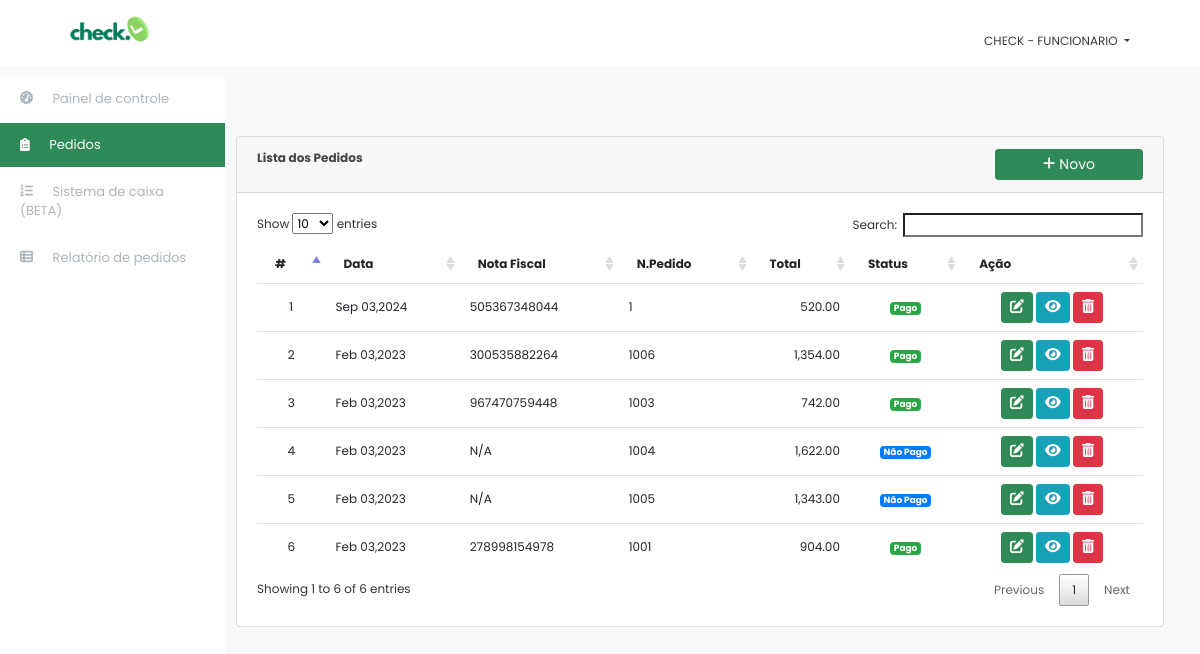
Before: /index.php?page=orders (signed in) with the older database file.
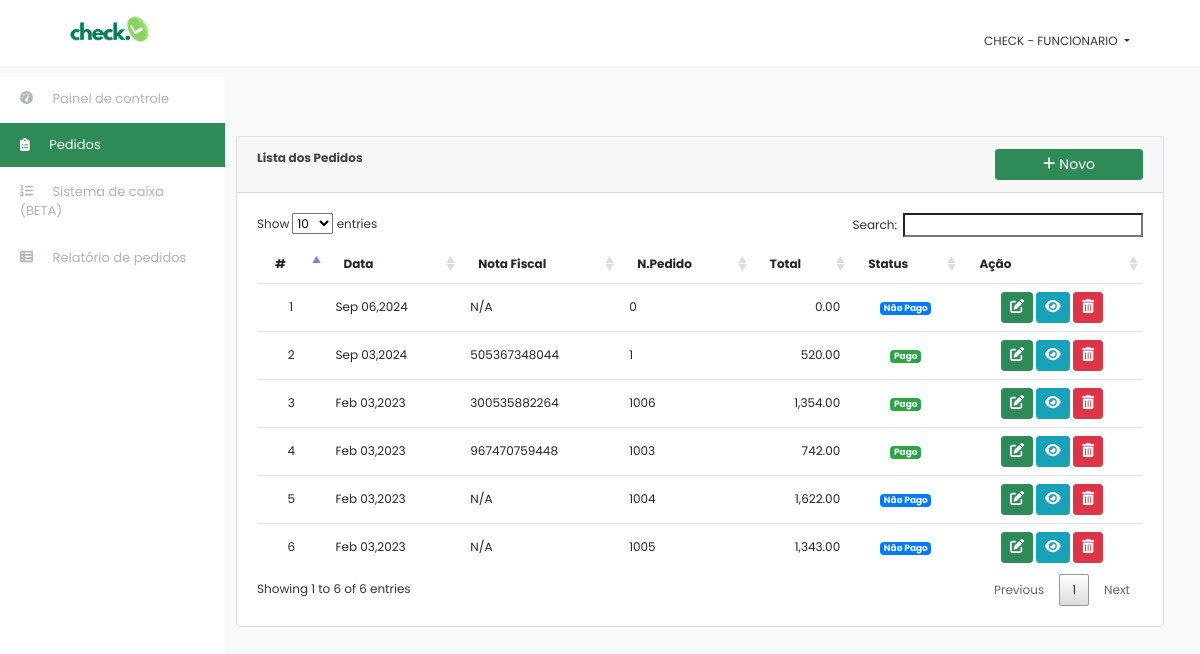
After: the same page with the newer database file.
### tables this page shows
CREATE TABLE `orders` (
  `id` int(11) NOT NULL,
  `ref_no` varchar(50) NOT NULL,
  `total_amount` float NOT NULL,
  `amount_tendered` float NOT NULL,
  `order_number` int(30) NOT NULL,
  `date_created` datetime NOT NULL DEFAULT current_timestamp()
);

### orders.php (the view, shortened to what this page needs)
<?php include('db_connect.php');?>
<div class="container-fluid">
	<div class="col-lg-12">
		<div class="row">
			<div class="col-md-12">
				<div class="card">
					<div class="card-header">
						<b>Lista dos Pedidos </b>
						<span class="float:right"><a class="btn btn-primary btn-sm col-sm-2 float-right" href="billing/index.php" id="new_order">
					<i class="fa fa-plus"></i> Novo
				</a></span>
					</div>
					<div class="card-body">
						<table class="table table-hover">
							<thead>
								<tr>
									<th>#</th>
									<th>Data</th>
									<th>Nota Fiscal</th>
									<th>N.Pedido</th>
									<th>Total</th>
									<th>Status</th>
									<th>Ação</th>
								</tr>
							</thead>
							<tbody>
								<?php
								$i = 1;
								$order = $conn->query("SELECT * FROM orders order by unix_timestamp(date_created) desc ");
								while($row=$order->fetch_assoc()):
								?>
								<tr>
									<td class="text-center"><?php echo $i++ ?></td>
									<td>
										<p> <?php echo date("M d,Y",strtotime($row['date_created'])) ?></p>
									</td>
									<td>
										<p> <?php echo $row['amount_tendered'] > 0 ? $row['ref_no'] : 'N/A' ?></p>
									</td>
									<td>
										<p><?php echo $row['order_number'] ?></p>
									</td>
									<td>
										<p class="text-right"> <?php echo number_format($row['total_amount'],2) ?></p>
									</td>
									<td class="text-center">
										<?php if($row['amount_tendered'] > 0): ?>
											<span class="badge badge-success">Pago</span>
										<?php else: ?>
											<span class="badge badge-primary">Não Pago</span>
										<?php endif; ?>
									</td>
									<td class="text-center">
										<button class="btn btn-sm btn-primary " type="button" onclick="location.href='billing/index.php?id=<?php echo $row['id'] ?>'" data-id="<?php echo $row['id'] ?>" ><i class="fa fa-edit"></i></button>
										<button class="btn btn-sm btn-info view_order" type="button" data-id="<?php echo $row['id'] ?>"><i class="fa fa-eye"></i></button>
										<button class="btn btn-sm btn-danger delete_order" type="button" data-id="<?php echo $row['id'] ?>"><i class="fa fa-trash-alt"></i></button>
									</td>
								</tr>
								<?php endwhile; ?>
							</tbody>
						</table>
					</div>
				</div>
			</div>
		</div>
	</div>
</div>

### index.php (shortened to what this page needs)
<!DOCTYPE html>
<html lang="pt-br">
<head>
<?php
 include('./header.php');
 ?>
</head>
<body>
	<?php include 'topbar.php' ?>
	<?php include 'navbar.php' ?>
  <main id="view-panel" >
      <?php $page = isset($_GET['page']) ? $_GET['page'] :'home'; ?>
  	<?php include $page.'.php' ?>
  </main>
</body>
</html>

### header.php (shortened to what this page needs)
  <link rel="stylesheet" href="assets/font-awesome/css/all.min.css">
<link href="assets/vendor/bootstrap/css/bootstrap.min.css"  rel="stylesheet">
<link href="assets/vendor/icofont/icofont.min.css" rel="stylesheet">
<link href="assets/vendor/boxicons/css/boxicons.min.css" rel="stylesheet">
<link href="assets/vendor/venobox/venobox.css" rel="stylesheet">
<link href="assets/vendor/animate.css/animate.min.css" rel="stylesheet">
<link href="assets/vendor/remixicon/remixicon.css" rel="stylesheet">
<link href="assets/vendor/owl.carousel/assets/owl.carousel.min.css" rel="stylesheet">
<link href="assets/vendor/bootstrap-datepicker/css/bootstrap-datepicker.min.css" rel="stylesheet">
<link href="assets/DataTables/datatables.min.css" rel="stylesheet">
<link href="assets/css/jquery.datetimepicker.min.css" rel="stylesheet">
<link href="assets/css/select2.min.css" rel="stylesheet">
<link href="assets/css/style.css" rel="stylesheet">
<link type="text/css" rel="stylesheet" href="assets/css/jquery-te-1.4.0.css">

### topbar.php (shortened to what this page needs)
<nav class="navbar navbar-light fixed-top bg-white">
  <div class="container-fluid mt-2 mb-2">
  	<div class="col-lg-12">
      <div class="col-md-2 float-left text-dark">
         <img src="assets/uploads/logo.png" width="180px">
      </div>
	  	<div class="float-right mt-3">
        <div class=" dropdown mr-4">
            <a href="#" class="text-dark dropdown-toggle"  id="account_settings" data-toggle="dropdown" aria-haspopup="true" aria-expanded="false"><?php echo $_SESSION['login_name'] ?> </a>
        </div>
      </div>
  </div>
</nav>

### navbar.php (shortened to what this page needs)
<nav id="sidebar" class='mx-lt-5 bg-white' >
		<div class="sidebar-list">
			<a href="index.php?page=home" class="nav-item nav-home"><span class='icon-field'><i class="fa fa-tachometer-alt mr-3"></i></span> Painel de controle</a>
			<a href="index.php?page=orders" class="nav-item nav-orders"><span class='icon-field'><i class="fa fa-clipboard-list mr-3"></i></span> Pedidos</a>
			<a href="billing/index.php" class="nav-item nav-takeorders"><span class='icon-field'><i class="fa fa-list-ol mr-3"></i></span> Sistema de caixa (BETA)</a>
			<a href="index.php?page=sales_report" class="nav-item nav-sales_report"><span class='icon-field'><i class="fa fa-th-list mr-3"></i></span> Relatório de pedidos</a>
		</div>
</nav>

### assets/css/style.css (style rules this page uses)
body { font-family:Poppins, Helvetica, "sans-serif"; color: #444444; width: 100%; height: calc(100%); font-size: 12px; }
a { color: #1977cc; }
nav#sidebar { height: calc(100%); position: fixed; z-index: 99; left: 0; width: 225px; font-size: 13px; top: 5.9em; }
a.nav-item { position: relative; display: block; padding: .75rem 1.25rem; margin-bottom: 3px; background-color: #ffffffc4; color: #adb5bd; font-weight: 400; }
.nav-item.active, .nav-item.active:hover { background-color: #2E8B57; color: #fffafa; }
main#view-panel { margin-left: 200px; width:calc(100% - 200px); margin-top: 6.8em; padding: .5em }
.btn-primary, .btn-primary:hover { background-color: #2E8B57; border-color: #2E8B57; }
table.dataTable.no-footer { border: 0 !important; }
.table td, .table th { border-bottom: 1px solid #dee2e6; border-bottom: 0; }
table.dataTable thead th, table.dataTable thead td { border-bottom: 0px solid #111; border: 0; }

### index.php (style rules this page uses)
body { background: #f8f9fa; }

### orders.php (style rules this page uses)
td { vertical-align: middle !important; }
td p { margin: unset }
img { max-width:100px; max-height: :150px; }

Changed rows visible on the page:
removed orders: date_created "Feb 03,2023", ref_no "278998154978", order_number "1001", total_amount "904.00", amount_tendered "Pago"
added orders: date_created "Sep 06,2024", amount_tendered "N/A", order_number "0", total_amount "0.00"
